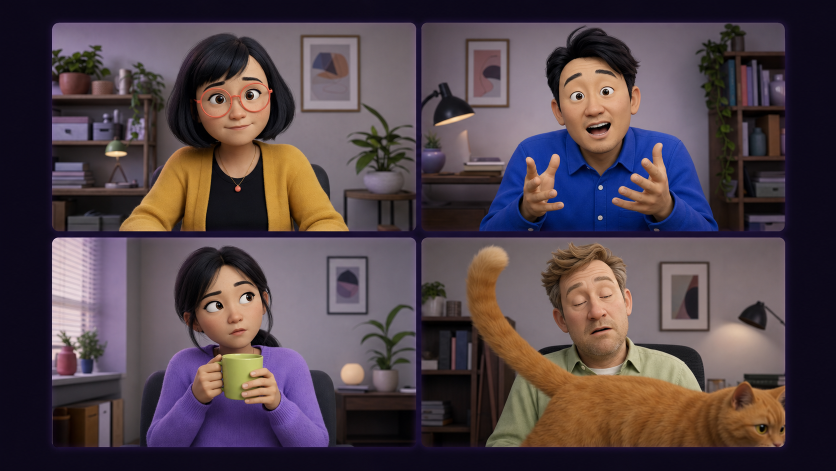
#> input picture assets/video/moodx-2min-16x9/scene-01.png, 1672 x 941 px (shown at 1/2 size)
$ python render_moodx_meme_video.py
#> lines starting #> are read from the running program, lines starting #| are printed output that depends on the picture
#!/usr/bin/env python3
"""Render the original meme cards, thumbnail, and music bed for MoodX."""

from __future__ import annotations

import math
import struct
import wave
from pathlib import Path

from PIL import Image, ImageDraw, ImageFilter, ImageFont, ImageOps


ROOT = Path(__file__).resolve().parents[1]
ASSETS = ROOT / "assets" / "video" / "moodx-meme-95s"
SOURCE = ROOT / "assets" / "video" / "moodx-2min-16x9"
BUILD = ROOT / ".cache" / "moodx-meme-video"
SCREENSHOT_TOP = ROOT / "assets" / "Screenshot 2026-07-21 at 23.35.20.png"
SCREENSHOT_BOTTOM = ROOT / "assets" / "Screenshot 2026-07-21 at 23.35.29.png"
WIDTH, HEIGHT = 1920, 1080

FONT_REGULAR = "/System/Library/Fonts/Supplemental/Arial.ttf"
FONT_BOLD = "/System/Library/Fonts/Supplemental/Arial Bold.ttf"
FONT_BLACK = "/System/Library/Fonts/Supplemental/Arial Black.ttf"

PLUM = (20, 10, 31)
PLUM_2 = (48, 25, 65)
OFF_WHITE = (249, 247, 252)
MUTED = (190, 181, 204)
LIME = (198, 255, 92)
VIOLET = (164, 111, 255)
CORAL = (255, 88, 126)
CYAN = (38, 211, 239)

SCENES = (
    ("scene-01.jpg", 4.92),
    ("scene-02.jpg", 5.76),
    ("scene-03.jpg", 5.92),
    ("scene-04.jpg", 8.36),
    ("scene-05.jpg", 9.08),
    ("scene-06.jpg", 8.68),
    ("scene-07.jpg", 7.48),
    ("scene-08.jpg", 7.88),
    ("scene-09.jpg", 8.80),
    ("scene-10.jpg", 8.48),
    ("scene-11.jpg", 8.64),
    ("scene-12.jpg", 11.19),
)


def font(size: int, black: bool = False, bold: bool = False) -> ImageFont.FreeTypeFont:
    path = FONT_BLACK if black else FONT_BOLD if bold else FONT_REGULAR
    return ImageFont.truetype(path, size)


# [10 lines left out: function gradient, not called in this run]


def fit(path: Path, size: tuple[int, int] = (WIDTH, HEIGHT)) -> Image.Image:
    return ImageOps.fit(Image.open(path).convert("RGB"), size, method=Image.Resampling.LANCZOS)


def overlay_photo(path: Path, darkness: int = 90) -> Image.Image:
    image = fit(path)
    shade = Image.new("RGBA", image.size, (12, 7, 20, darkness))
    return Image.alpha_composite(image.convert("RGBA"), shade).convert("RGB")


def text_shadow(
    draw: ImageDraw.ImageDraw,
    xy: tuple[int, int],
    copy: str,
    face: ImageFont.FreeTypeFont,
    fill: tuple[int, int, int] = OFF_WHITE,
    anchor: str | None = None,
    spacing: int = 10,
    align: str = "left",
) -> None:
    x, y = xy
    draw.multiline_text(
        (x + 5, y + 7), copy, font=face, fill=(0, 0, 0, 170), anchor=anchor,
        spacing=spacing, align=align,
    )
    draw.multiline_text(
        (x, y), copy, font=face, fill=fill, anchor=anchor, spacing=spacing,
        align=align,
    )


def eyebrow(draw: ImageDraw.ImageDraw, copy: str, number: int) -> None:
    draw.rounded_rectangle((64, 54, 430, 111), radius=28, fill=(20, 10, 31, 205), outline=(*LIME, 180), width=2)
    draw.text((91, 70), f"MEETING REALITY  /  {number:02}", font=font(22, bold=True), fill=LIME)


def bottom_caption(image: Image.Image, headline: str, subhead: str = "") -> None:
    draw = ImageDraw.Draw(image, "RGBA")
    panel_top = 785 if subhead else 825
    draw.rounded_rectangle((70, panel_top, 1850, 1020), radius=30, fill=(17, 9, 27, 225), outline=(*VIOLET, 135), width=2)
    text_shadow(draw, (112, panel_top + 38), headline, font(68, black=True), LIME)
    if subhead:
        draw.text((116, panel_top + 131), subhead, font=font(30), fill=OFF_WHITE)


# [17 lines left out: function app_panel, not called in this run]


def save_scene(index: int, image: Image.Image) -> None:
    image.convert("RGB").save(BUILD / f"scene-{index:02}.jpg", quality=95, subsampling=0)


def render_scenes() -> None:
    BUILD.mkdir(parents=True, exist_ok=True)
    meeting = SOURCE / "scene-01.png"

    image = overlay_photo(meeting, 105)
#> in overlay_photo, `shade = Image.new("RGBA", image.size, (12, 7, 20, darkness))`:
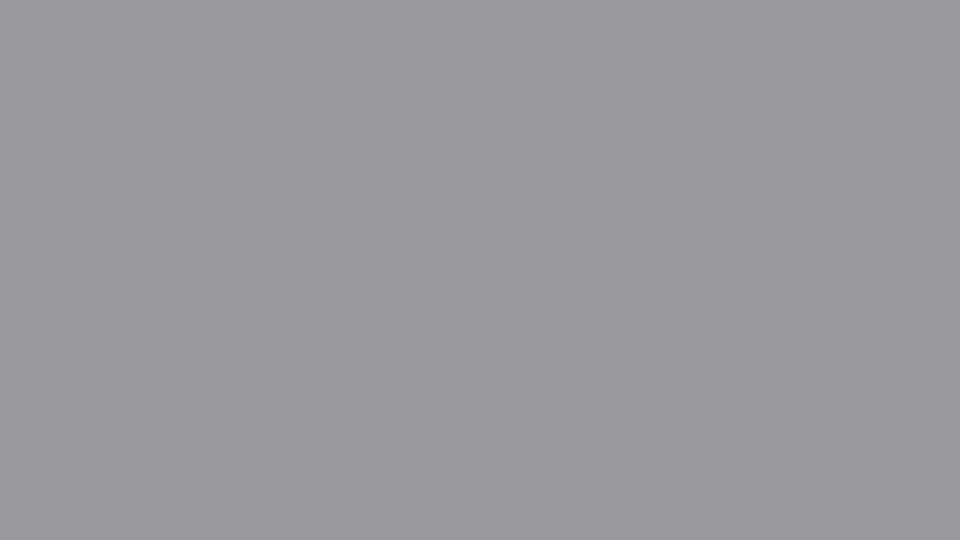
#> shade: PIL image 1920x1080 RGBA (shown at 1/2 size); mean R, G, B, A 12, 7, 20, 105; transparent parts drawn white
#> in overlay_photo, `return Image.alpha_composite(image.convert("RGBA"), shade).convert("RG..`:
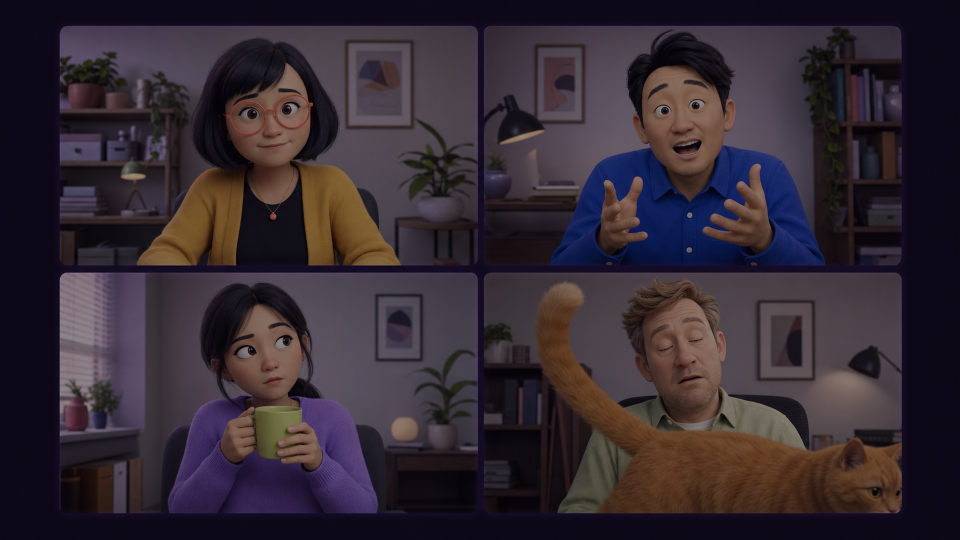
#> returned value: PIL image 1920x1080 RGB (shown at 1/2 size); mean R, G, B 52.8, 42.4, 51.2
    draw = ImageDraw.Draw(image, "RGBA")
    eyebrow(draw, "", 1)
    text_shadow(draw, (WIDTH // 2, 835), "EVERYONE IS HERE.", font(92, black=True), OFF_WHITE, anchor="mm", align="center")
    text_shadow(draw, (WIDTH // 2, 945), "TECHNICALLY.", font(92, black=True), LIME, anchor="mm", align="center")
    save_scene(1, image)
#> in save_scene, `image.convert("RGB").save(BUILD / f"scene-{index:02}.jpg", quality=95,..`:
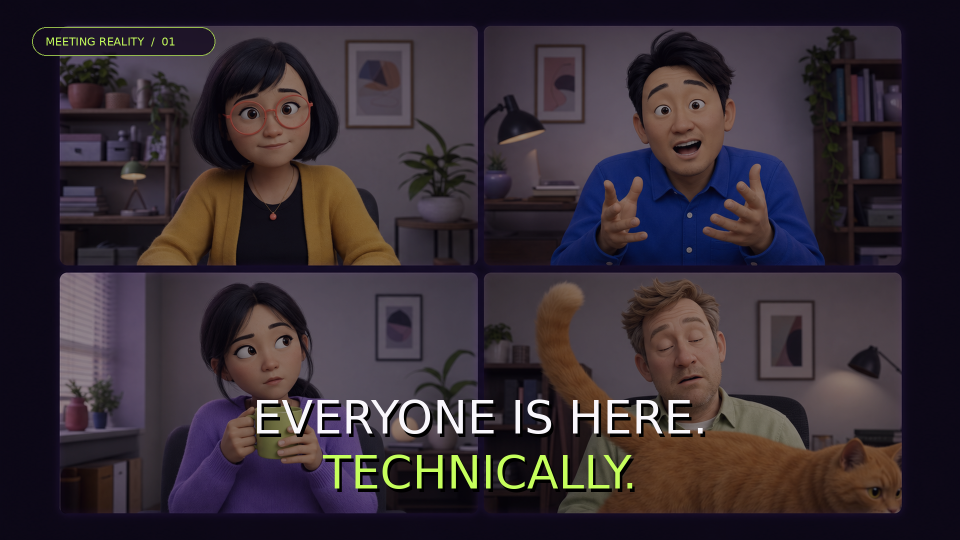
#> saved as scene-01.jpg: PIL image 1920x1080 RGB (shown at 1/2 size); mean R, G, B 54.5, 44.9, 52.4

    image = overlay_photo(meeting, 120)
    draw = ImageDraw.Draw(image, "RGBA")
    eyebrow(draw, "", 2)
    draw.rounded_rectangle((1180, 125, 1800, 710), radius=45, fill=(20, 10, 31, 220), outline=(*CORAL, 190), width=4)
    draw.text((1250, 185), "MICROPHONE", font=font(38, bold=True), fill=MUTED)
    draw.text((1250, 245), "ENDURANCE", font=font(68, black=True), fill=OFF_WHITE)
    draw.text((1250, 330), "METER", font=font(68, black=True), fill=OFF_WHITE)
    draw.rounded_rectangle((1260, 455, 1720, 525), radius=34, fill=(75, 62, 85, 255))
    draw.rounded_rectangle((1260, 455, 1748, 525), radius=34, fill=CORAL)
    draw.text((1495, 565), "127%", font=font(82, black=True), fill=LIME, anchor="ma")
    bottom_caption(image, "LONG-SERVICE AWARD UNLOCKED")
#> in bottom_caption, `draw = ImageDraw.Draw(image, "RGBA")`:
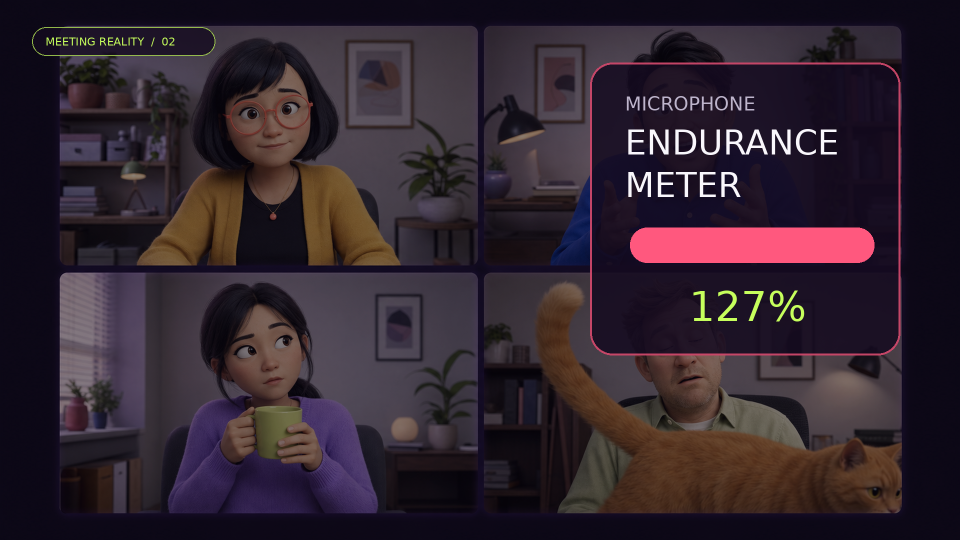
#> image: PIL image 1920x1080 RGB (shown at 1/2 size); mean R, G, B 49.7, 36.8, 46.9
    save_scene(2, image)

    image = overlay_photo(ASSETS / "unmute-final-boss.png", 30)
    draw = ImageDraw.Draw(image, "RGBA")
    eyebrow(draw, "", 3)
    bottom_caption(image, "FINAL BOSS: PRESSING UNMUTE")
    save_scene(3, image)

    image = overlay_photo(ASSETS / "internal-approval-committee.png", 30)
    draw = ImageDraw.Draw(image, "RGBA")
    eyebrow(draw, "", 4)
    bottom_caption(image, "INTERNAL APPROVAL COMMITTEE", "USEFUL?   PERFECT?   SAFE?   ...TOO LATE.")
    save_scene(4, image)

    image = overlay_photo(meeting, 150)
    draw = ImageDraw.Draw(image, "RGBA")
    eyebrow(draw, "", 5)
    draw.rounded_rectangle((150, 185, 915, 725), radius=55, fill=(20, 10, 31, 225), outline=(*VIOLET, 180), width=3)
    draw.text((532, 280), "ANY THOUGHTS?", font=font(65, black=True), fill=OFF_WHITE, anchor="ma")
    draw.ellipse((1100, 145, 1700, 745), fill=(22, 12, 34, 235), outline=CORAL, width=12)
    draw.text((1400, 350), "0.8", font=font(170, black=True), fill=LIME, anchor="mm")
    draw.text((1400, 505), "SECONDS", font=font(40, bold=True), fill=MUTED, anchor="mm")
    bottom_caption(image, "GREAT. MOVING ON.")
    save_scene(5, image)

    image = gradient()
    draw = ImageDraw.Draw(image, "RGBA")
    eyebrow(draw, "", 6)
    draw.text((180, 200), "SPEAKING ROLES", font=font(45, bold=True), fill=LIME)
    draw.text((1160, 200), "IDEAS BUFFERING", font=font(45, bold=True), fill=VIOLET)
    for i, name in enumerate(("VOICE 01", "VOICE 02")):
        y = 325 + i * 190
        draw.ellipse((180, y, 320, y + 140), fill=CORAL if i == 0 else CYAN)
        draw.rounded_rectangle((350, y + 15, 830, y + 125), radius=55, fill=(58, 40, 72, 255))
        draw.text((400, y + 48), name, font=font(42, black=True), fill=OFF_WHITE)
    for row in range(3):
        for col in range(4):
            x, y = 1170 + col * 145, 330 + row * 155
            draw.ellipse((x, y, x + 96, y + 96), fill=(92, 75, 104, 205), outline=(*MUTED, 120), width=2)
    bottom_caption(image, "THE ROOM REWARDS THE SAME RHYTHM")
    save_scene(6, image)

    image = gradient((40, 24, 58), (15, 9, 24))
    draw = ImageDraw.Draw(image, "RGBA")
    eyebrow(draw, "", 7)
    draw.rounded_rectangle((250, 225, 1670, 740), radius=58, fill=(249, 247, 252, 245))
    draw.ellipse((330, 310, 450, 430), fill=VIOLET)
    draw.rounded_rectangle((500, 300, 1540, 520), radius=34, fill=(228, 222, 237, 255))
    draw.text((560, 350), "I WAS THINKING", font=font(54, black=True), fill=PLUM)
    draw.text((560, 420), "THE SAME THING...", font=font(54, black=True), fill=PLUM)
    draw.text((1530, 570), "5 MINUTES AFTER THE DECISION", font=font(27, bold=True), fill=(97, 83, 108), anchor="ra")
    bottom_caption(image, "THE IDEA EXISTED. THE OPENING DIDN'T.")
    save_scene(7, image)

    image = gradient()
    draw = ImageDraw.Draw(image, "RGBA")
    eyebrow(draw, "", 8)
    terms = (("PEOPLE", LIME), ("+  IDEAS", VIOLET), ("-  OPENING", CORAL))
    for i, (copy, color) in enumerate(terms):
        draw.text((WIDTH // 2, 235 + i * 150), copy, font=font(88, black=True), fill=color, anchor="ma")
    draw.line((480, 700, 1440, 700), fill=OFF_WHITE, width=6)
    draw.text((WIDTH // 2, 765), "VALUE LEFT BEHIND", font=font(88, black=True), fill=OFF_WHITE, anchor="ma")
    save_scene(8, image)

    image = gradient((56, 30, 78), (13, 8, 22))
    draw = ImageDraw.Draw(image, "RGBA")
    eyebrow(draw, "", 9)
    draw.rounded_rectangle((755, 165, 1165, 930), radius=18, fill=(36, 22, 48), outline=(*LIME, 200), width=8)
    for spread in range(13, 0, -1):
        alpha = int(10 + (13 - spread) * 7)
        draw.polygon(((960, 930), (690 - spread * 28, 1080), (1230 + spread * 28, 1080)), fill=(*LIME, alpha))
    draw.rectangle((790, 210, 1125, 900), fill=LIME)
    draw.ellipse((1055, 545, 1085, 575), fill=PLUM)
    draw.text((WIDTH // 2, 100), "A LOW-RISK WAY IN", font=font(66, black=True), fill=OFF_WHITE, anchor="ma")
    draw.text((WIDTH // 2, 985), "FUN OPENS THE DOOR", font=font(50, black=True), fill=OFF_WHITE, anchor="ma")
    save_scene(9, image)

    image = app_panel(SCREENSHOT_BOTTOM)
    draw = ImageDraw.Draw(image, "RGBA")
    draw.text((WIDTH // 2, 75), "START WITH A LITTLE FUN", font=font(72, black=True), fill=LIME, anchor="ma")
    draw.text((WIDTH // 2, 155), "A sound. A cue. A shared moment.", font=font(34), fill=OFF_WHITE, anchor="ma")
    save_scene(10, image)

    image = app_panel(SCREENSHOT_TOP)
    draw = ImageDraw.Draw(image, "RGBA")
    draw.text((WIDTH // 2, 75), "THEN PROTECT THE OPENING", font=font(68, black=True), fill=LIME, anchor="ma")
    draw.text((WIDTH // 2, 155), "45 seconds. One useful prompt. No instant performance.", font=font(32), fill=OFF_WHITE, anchor="ma")
    save_scene(11, image)

    screenshot = ImageOps.contain(Image.open(SCREENSHOT_BOTTOM).convert("RGB"), (1040, 710), Image.Resampling.LANCZOS)
    image = gradient((63, 31, 85), (14, 8, 24)).convert("RGBA")
    draw = ImageDraw.Draw(image, "RGBA")
    sx, sy = 815, 160
    draw.rounded_rectangle((sx - 24, sy - 24, sx + screenshot.width + 24, sy + screenshot.height + 24), radius=38, fill=(0, 0, 0, 125), outline=(*VIOLET, 150), width=3)
    mask = Image.new("L", screenshot.size, 0)
    ImageDraw.Draw(mask).rounded_rectangle((0, 0, screenshot.width, screenshot.height), radius=24, fill=255)
    image.paste(screenshot, (sx, sy), mask)
    draw = ImageDraw.Draw(image, "RGBA")
    draw.text((105, 205), "MOODX", font=font(125, black=True), fill=LIME)
    draw.text((112, 360), "FUN", font=font(54, black=True), fill=CORAL)
    draw.text((112, 435), "PARTICIPATION", font=font(54, black=True), fill=VIOLET)
    draw.text((112, 510), "VALUE", font=font(54, black=True), fill=CYAN)
    draw.line((120, 590, 650, 590), fill=(*OFF_WHITE, 100), width=3)
    draw.multiline_text((112, 645), "Fun is a doorway\nto participation,\nand value follows.", font=font(45, bold=True), fill=OFF_WHITE, spacing=18)
    draw.text((112, 960), "LOCAL. FACILITATOR-CONTROLLED. BUILT FOR MACOS.", font=font(22, bold=True), fill=MUTED)
    save_scene(12, image)

    thumbnail = gradient((65, 32, 87), (12, 7, 21)).convert("RGBA")
    app = ImageOps.contain(Image.open(SCREENSHOT_BOTTOM).convert("RGB"), (980, 760), Image.Resampling.LANCZOS)
    thumbnail.paste(app, (890, 170))
    td = ImageDraw.Draw(thumbnail, "RGBA")
    td.text((95, 165), "WHY", font=font(105, black=True), fill=CORAL)
    td.text((95, 290), "MEETINGS", font=font(105, black=True), fill=OFF_WHITE)
    td.text((95, 415), "GO SILENT", font=font(105, black=True), fill=LIME)
    td.rounded_rectangle((100, 620, 795, 735), radius=55, fill=VIOLET)
    td.text((447, 653), "MOODX", font=font(53, black=True), fill=OFF_WHITE, anchor="ma")
    thumbnail.convert("RGB").resize((1280, 720), Image.Resampling.LANCZOS).save(BUILD / "youtube-thumbnail.jpg", quality=95)

    lines = []
    for filename, duration in SCENES:
        lines.append(f"file '{(BUILD / filename).as_posix()}'")
        lines.append(f"duration {duration:.2f}")
    lines.append(f"file '{(BUILD / SCENES[-1][0]).as_posix()}'")
    (BUILD / "timeline.txt").write_text("\n".join(lines) + "\n", encoding="utf-8")


# [42 lines left out: function render_music, not called in this run]


def main() -> None:
    render_scenes()
#> in render_scenes, `bottom_caption(image, "LONG-SERVICE AWARD UNLOCKED")`:
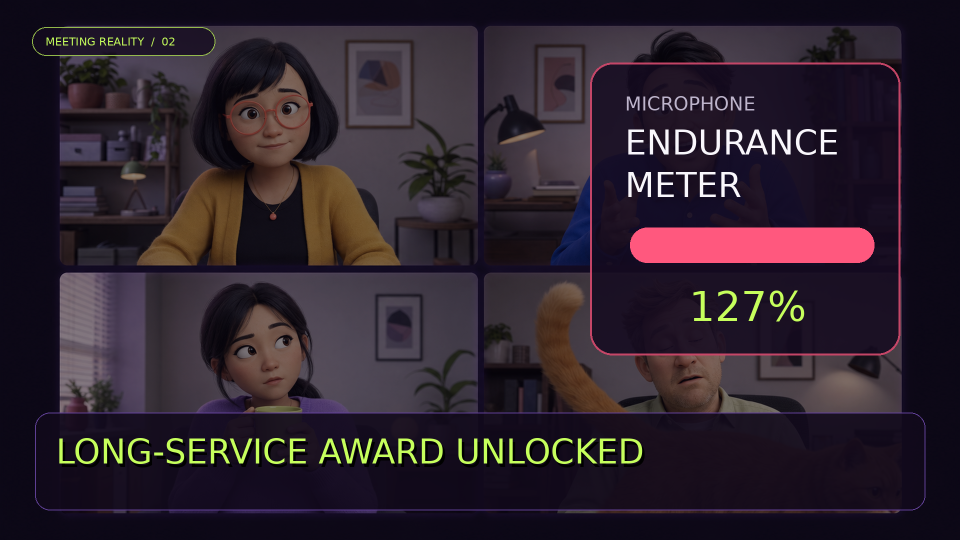
#> image: PIL image 1920x1080 RGB (shown at 1/2 size); mean R, G, B 45.9, 34.5, 45.1
    render_music()


if __name__ == "__main__":
#> (the run stopped early here; a loop or call above may not have finished)
